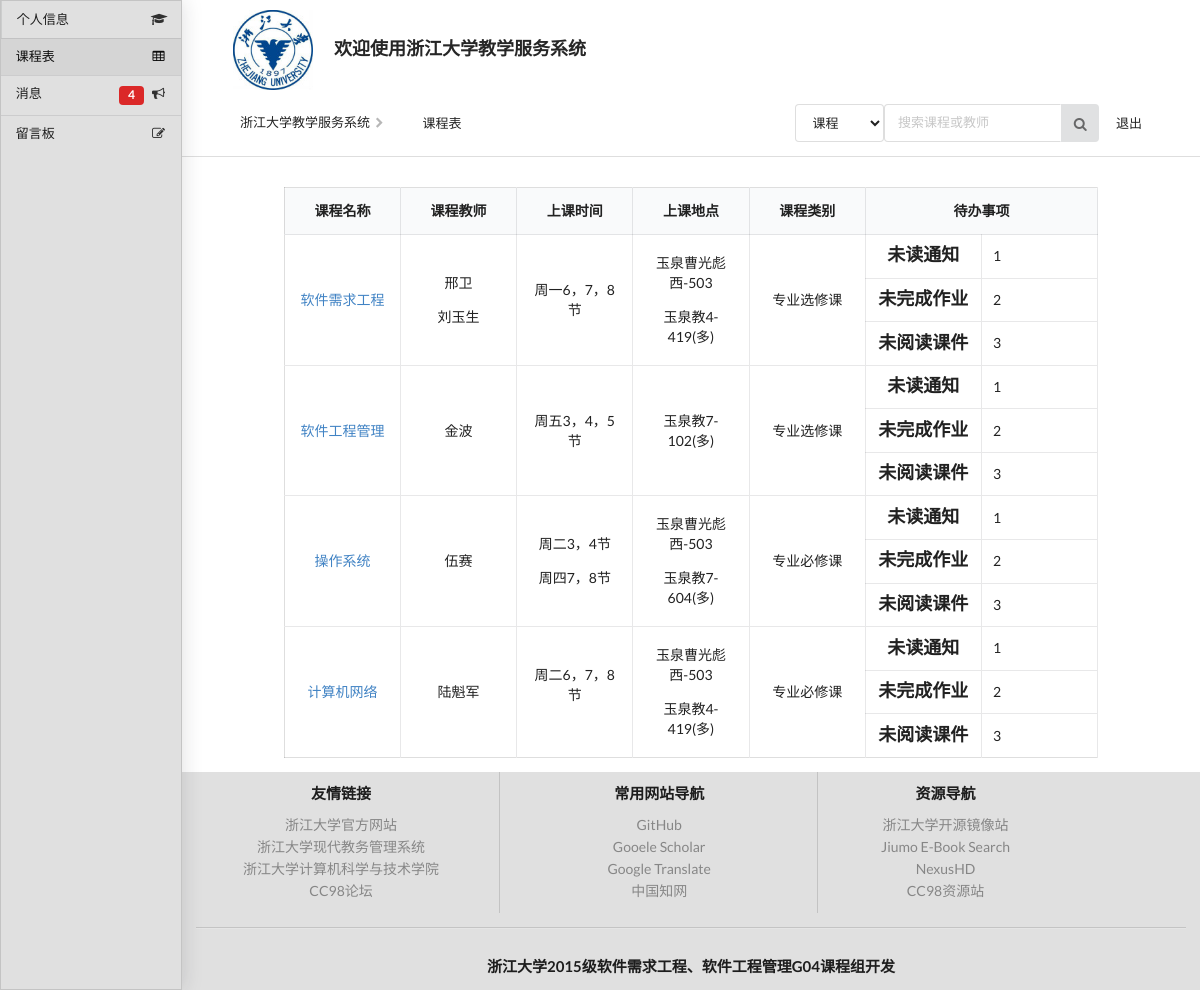
Page /student/ (signed in) on the committed database.
### teacher/models.py (models this page shows)
class CourseInfo(models.Model):
    course_name = models.CharField(max_length=50, null=True)
    course_syllabus = models.TextField(null=True)
    course_teacher = models.CharField(max_length=50, null=True)
    course_type = models.CharField(max_length=50, null=True)
    course_time = models.CharField(max_length=30, null=True)
    course_pos = models.CharField(max_length=30, null=True)

### student/views.py (the view)
@user_passes_test(studentcheck, login_url="/login")
def index(request):
    userCourse = request.user.userinfo.user_course.all()
    CoursesList = []
    for i in userCourse:
        singleCourse = [i.course_name, i.course_teacher.split(';'), i.course_time.split(
            ';'), i.course_pos.split(';'), i. course_type, '1', '2', '3', i.id]
        CoursesList.append(singleCourse)
    userMessage = request.user.userinfo.isread_set.all()
    GlobalNoticeList = []
    for i in userMessage:
        if i.read_isread == True:
            flag = '1'
        else:
            flag = '0'
        if i.read_message != None:
            singleMessage = [flag, i.read_message.message_sender.name,
                             i.read_message.message_time.strftime("%Y-%m-%d %H:%M:%S"), i.read_message.message_content]
        else:
            singleMessage = [flag, i.read_announce.announce_title,
                             i.read_announce.announce_time.strftime("%Y-%m-%d %H:%M:%S"), i.read_announce.announce_content]
        GlobalNoticeList.append(singleMessage)
    liuyanList = []
    leftmessage = Customer.objects.all()
    j = 1
    for i in leftmessage:
        liuyanList.append(
            ['/static/Semantic-UI-master/examples/assets/images/avatar/tom.jpg', '游客', '游客', i.customer_title + i.customer_content, i.customer_time.strftime("%Y-%m-%d %H:%M:%S"), j])
        j += 1
    tmp = []
    unreadGlobalNotice = 0
    for i in GlobalNoticeList:
        if i[0] == '0':
            unreadGlobalNotice += 1
    liuyanPage = Paginator(liuyanList, 10)
    liuyanPaginator = []
    for i in range(1, liuyanPage.num_pages + 1):
        for j in liuyanPage.page(i):
            tmp.append(liuyanPage.page(i))
        liuyanPaginator.append(tmp)
        tmp = []
    return render(request, 'student/index.html', {'GlobalNoticeList': GlobalNoticeList,
                                                  'unreadGlobalNotice': unreadGlobalNotice,
                                                  'CoursesList': CoursesList,
                                                  'liuyanPage': liuyanPage, 'liuyanPaginator': liuyanPaginator})

### student/views.py (called while the page is built)
def studentcheck(user):
    try:
        if user.userinfo.user_type == 1:
            return True
    except:
        return False
    return False

### templates/student/index.html (shortened to what this page needs)
<!DOCTYPE html>
<html>
<head>
    <meta name="viewport" content="width=device-width, initial-scale=1.0, maximum-scale=2.0"> {% load staticfiles %}
    <link rel="stylesheet" href="{% static 'css/tab.css' %}">
    <link rel="stylesheet" href="{% static 'css/pagination.css' %}">
    <link rel="stylesheet" href="{% static 'Semantic-UI-master/dist/semantic.min.css' %}">
</head>
<body onload="init()">
    <div style="background-color: #E0E0E0;" class="ui visible left overlay vertical small sidebar menu" id="left_sidebar">
        <div class="ui container">
            <a class="item" data-tab="home">
                <i class="student icon"></i>个人信息</a>
            <a class="active item" data-tab="course_table">
                <i class="table icon"></i>课程表</a>
            <a class="item" data-tab="message">
                <i class="announcement icon"></i>
                <div class="ui red label">{{ unreadGlobalNotice }}</div>
                消息
            </a>
            <a class="item" data-tab="liuyan">
                <i class="edit icon"></i>留言板</a>
        </div>
    </div>
    <div class="pusher" id="pusher" style="margin-left: 182px;">
        <div class="ui container" style="width: 90%;margin-top: 10px">
            <div class="ui items">
                <div class="item">
                    <a class="ui tiny image">
                        <img src="{% static 'img/zju4.jpg' %}">
                    </a>
                    <div class="middle aligned content">
                        <a class="header">欢迎使用浙江大学教学服务系统</a>
                    </div>
                </div>
            </div>
        </div>
        <div class="ui vertical masthead center aligned segment">
            <div class="ui container" style="width: 91%">
                <div class="ui secondary small breadcrumb borderless visible menu">
                    <a class="item" onclick="hide_left()" id="menu1">
                    浙江大学教学服务系统
                    <span>
                        <i class="right chevron icon divider"></i>
                    </span>
                    </a>
                    <a class="item" id="second_item">课程表</a>
                    <div class="right menu">
                        <div class="ui action input">
                            <select class="ui compact selection dropdown">
                            <option selected="" value="courses">课程</option>
                        </select>
                            <input class="prompt" type="text" placeholder="搜索课程或教师">
                            <button class="ui icon button">
                            <i class="search icon"></i>
                        </button>
                        </div>
                    </div>
                    <a class="item" href="logout">退出</a>
                </div>
            </div>
        </div>
        <div class="ui hidden divider"></div>
        <div class="ui bottom attached active tab" data-tab="course_table" style="min-height: 568px">
            <div class="ui container" style="width: 80%">
                <table class="ui celled structured table">
                    <thead>
                        <tr>
                            <th class="center aligned two wide">课程名称</th>
                            <th class="center aligned two wide">课程教师</th>
                            <th class="center aligned two wide">上课时间</th>
                            <th class="center aligned two wide">上课地点</th>
                            <th class="center aligned two wide">课程类别</th>
                            <th colspan="2" class="center aligned four wide">待办事项</th>
                        </tr>
                    </thead>
                    <tbody>
                        {% for foo in CoursesList %}
                        <tr>
                            <td rowspan="3" class="center aligned">
                                <a href='student_courses/{{ foo.8 }}/'>{{ foo.0 }}</a>
                            </td>
                            <td rowspan="3" class="center aligned">
                                {% for i in foo.1 %}
                                <p>{{ i }}</p>
                                {% endfor %}
                            </td>
                            <td rowspan="3" class="center aligned">
                                {% for i in foo.2 %}
                                <p>{{ i }}</p>
                                {% endfor %}
                            </td>
                            <td rowspan="3" class="center aligned">
                                {% for i in foo.3 %}
                                <p>{{ i }}</p>
                                {% endfor %}
                            </td>
                            <td rowspan="3" class="center aligned">{{ foo.4 }}</td>
                            <td class="center aligned">
                                <div class="ui header">未读通知</div>
                            </td>
                            <td>{{ foo.5 }}</td>
                        </tr>
                        <tr>
                            <td class="center aligned">
                                <div class="ui header">未完成作业</div>
                            </td>
                            <td>{{ foo.6 }}</td>
                        </tr>
                        <tr>
                            <td class="center aligned two wide">
                                <div class="ui header">未阅读课件</div>
                            </td>
                            <td>{{ foo.7 }}</td>
                        </tr>
                        {% endfor %}
                    </tbody>
                </table>
            </div>
        </div>
        <div class="ui footer basic segment" style="background-color: #E0E0E0;">
            <div class="ui center aligned container">
                <div class="ui stackable divided equal height stackable grid">
                    <div class="five wide column">
                        <h4 class="ui header">友情链接</h4>
                        <div class="ui link list">
                            <a href="http://www.zju.edu.cn" class="item">浙江大学官方网站</a>
                            <a href="http://jwbinfosys.zju.edu.cn/default2.aspx" class="item">浙江大学现代教务管理系统</a>
                            <a href="http://www.cs.zju.edu.cn/" class="item">浙江大学计算机科学与技术学院</a>
                            <a href="http://www.cc98.org/" class="item">CC98论坛</a>
                        </div>
                    </div>
                    <div class="five wide column">
                        <h4 class="ui header">常用网站导航</h4>
                        <div class="ui link list">
                            <a href="https://github.com/" class="item">GitHub</a>
                            <a href="https://scholar.google.com/" class="item">Gooele Scholar</a>
                            <a href="https://translate.google.cn/" class="item">Google Translate</a>
                            <a href="http://www.cnki.net/" class="item">中国知网</a>
                        </div>
                    </div>
                    <div class="four wide column">
                        <h4 class="ui header">资源导航</h4>
                        <div class="ui link list">
                            <a href="http://mirrors.zju.edu.cn/#list" class="item">浙江大学开源镜像站</a>
                            <a href="https://www.jiumodiary.com/" class="item">Jiumo E-Book Search</a>
                            <a href="http://www.nexushd.org/index.php" class="item">NexusHD</a>
                            <a href="ftp://software.cc98.org/" class="item">CC98资源站</a>
                        </div>
                    </div>
                </div>
                <div class="ui inverted section divider"></div>
                <h4>浙江大学2015级软件需求工程、软件工程管理G04课程组开发</h4>
            </div>
        </div>
    </div>
</body>
</html>

### rows in the picture
CourseInfo: course_name "软件需求工程", 2 "周一6，7，8节", course_type "专业选修课"
CourseInfo: course_name "软件工程管理", 1 "金波", 2 "周五3，4，5节", 3 "玉泉教7-102(多)", course_type "专业选修课"
CourseInfo: course_name "操作系统", 1 "伍赛", course_type "专业必修课"
CourseInfo: course_name "计算机网络", 1 "陆魁军", course_type "专业必修课"

### other values in the picture
{{ unreadGlobalNotice }} "4"
{{ i }} "邢卫" "刘玉生"
{{ i }} "玉泉曹光彪西-503" "玉泉教4-419(多)" "玉泉曹光彪西-503" "玉泉教7-604(多)" "玉泉曹光彪西-503" "玉泉教4-419(多)"
{{ foo.5 }} "1" "1" "1" "1"
{{ foo.6 }} "2" "2" "2" "2"
{{ foo.7 }} "3" "3" "3" "3"
{{ i }} "周二3，4节" "周四7，8节" "周二6，7，8节"
